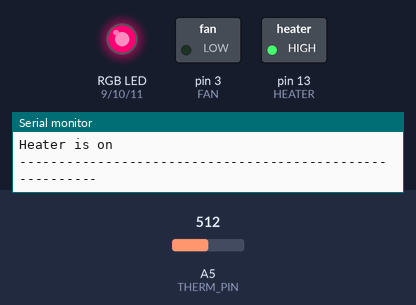
This sketch was run on a simulated Arduino Uno, built with avr-gcc and run on an emulated ATmega328P. Shown: switched loads named in the sketch (green lamp = pin HIGH), an RGB LED mixed from three pins (HIGH = lit), the last lines printed to the serial monitor. The test bench sets the inputs (shaded band); at power-on: A5 (THERM_PIN) = 512.

Above: at 1.9 s.
2.0 s: A5 (THERM_PIN) set to 532
At 4.2 s:
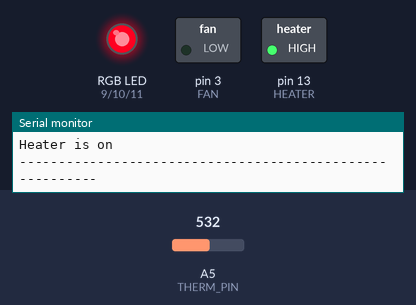
4.5 s: A5 (THERM_PIN) set to 556
At 6.4 s:
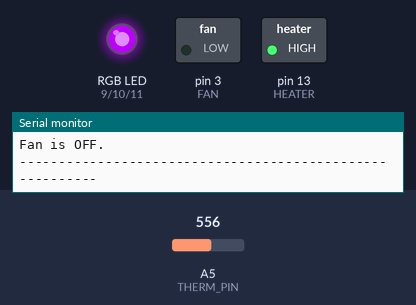
6.8 s: A5 (THERM_PIN) set to 716
At 8.2 s:
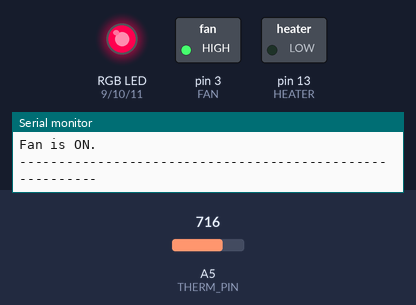
9.1 s: A5 (THERM_PIN) set to 511
At 10.5 s:
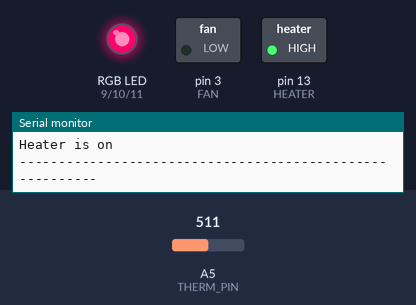
11.4 s: A5 (THERM_PIN) set to 306
At 13.3 s:
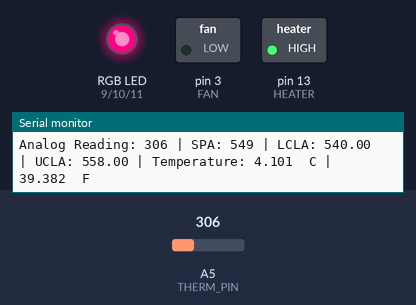
13.6 s: A5 (THERM_PIN) set to 0
At 15.4 s:
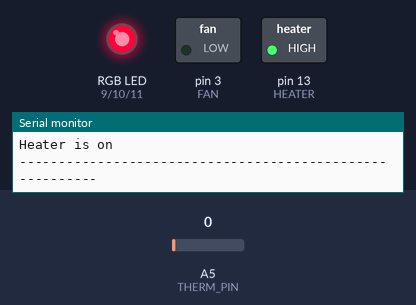
Timing chart, 0 to 16.9 s (numbered marks = the images above; inputs shaded):
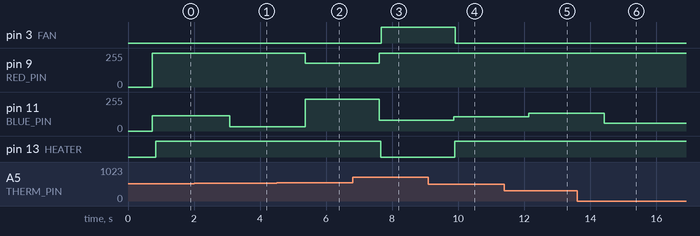

The sketch:

package.json.ino
```cpp
//*** TRYLEN STEPHENS ENGR-121-***


// Define pin connections
const int THERM_PIN = A5;    // Analog pin for thermistor
const int RED_PIN   = 9;     // Digital pin for Red LED (heater on indicator)
const int GREEN_PIN = 10;    // Digital pin for Green LED (heater off indicator)
const int BLUE_PIN  = 11;
const int FAN = 3 ;
const int HEATER = 13;   // Digital pin for Blue LED


//-----------------------------------------------------------------------------


// Setpoint and control parameters
const float setPointTemp = 24.0;
int SetpointA;
float TempC;
int TempA;
float UCLA, LCLA;
float UCLC, LCLC;
const int STD_DEV = 3;
const int lim = 3;

//-----------------------------------------------------------------------------

void setup() {
  Serial.begin(9600);
  delay(500);

  // Calculate setpoint in analog
  SetpointA = 11.9673 * setPointTemp + 261.7856;

  // Calculate the Analog C.L
  UCLA = SetpointA + (lim * STD_DEV);
  LCLA = SetpointA - (lim * STD_DEV);

  // Convert control limits from analog to C
  UCLC = (0.0816 * UCLA) - 20.8683;
  LCLC = (0.0816 * LCLA) - 20.8683;

  // Print setup information
  Serial.println("\n=== TEMPERATURE CONTROL SYSTEM SETUP ===");
  Serial.println(" ");
  Serial.print("Setpoint Temperature: ");
  Serial.print(setPointTemp);
  Serial.println(" C");
  Serial.print("Setpoint Analog Value: ");
  Serial.println(SetpointA);

  Serial.print("Lower Control Limit (Analog): ");
  Serial.println(LCLA);
  Serial.print("Upper Control Limit (Analog): ");
  Serial.println(UCLA);

  Serial.print("Lower Control Limit (C): ");
  Serial.println(LCLC);
  Serial.print("Upper Control Limit (C): ");
  Serial.println(UCLC);
  Serial.println(" ");
  Serial.println("=========================================\n");


  pinMode(RED_PIN, OUTPUT);
  pinMode(GREEN_PIN, OUTPUT);
  pinMode(BLUE_PIN, OUTPUT);
  pinMode(FAN, OUTPUT);
  pinMode(HEATER, OUTPUT);


  digitalWrite(RED_PIN, LOW);
  digitalWrite(GREEN_PIN, LOW);
  digitalWrite(BLUE_PIN, LOW);
}


//----------------------------------------------------------------------


void loop() {

  TempA = analogRead(THERM_PIN);
  // Convert analog reading to C
  TempC = 0.0816 * TempA - 20.8683;
  // Convert C to F
  float temperatureF = (9.0 / 5.0) * TempC + 32.0;

  // Mapping color values to temperature
  int Redmap = map(TempA, LCLA, UCLA, 0, 200);
  int Bluemap = map(TempA, UCLA, LCLA, 255, 100);

  analogWrite(RED_PIN, Redmap);
  analogWrite(BLUE_PIN, Bluemap);

  Serial.print("Analog Reading: ");
  Serial.print(TempA);
  Serial.print(" | SPA: ");
  Serial.print(SetpointA);
  Serial.print(" | LCLA: ");
  Serial.print(LCLA);
  Serial.print(" | UCLA: ");
  Serial.print(UCLA);
  Serial.print(" | Temperature: ");
  Serial.print(TempC, 3);
  Serial.print("  C | ");
  Serial.print(temperatureF, 3);
  Serial.println("  F");

   if (TempA < LCLA) {
    HeaterON();
    FanOFF();
    Serial.println("Heater is on");
  }
  // 2. Between LCLA and UCLA
  else if (TempA >= LCLA && TempA <= UCLA) {
    // If heater is already ON, keep it ON
    if (digitalRead(HEATER) == HIGH) {
      HeaterON();
      FanOFF();
    }
    // Otherwise, if fan is ON, keep fan ON until reaching setpoint
    else if (digitalRead(FAN) == HIGH) {
      if (TempA <= SetpointA) {
        FanOFF();
        HeaterOFF();
      } else {
        FanON();
        HeaterOFF();
      }
    }
    else {
      // In deadband, no change if nothing is running
      HeaterOFF();
      FanOFF();
    }
  }
  // 3. Above UCLA: heater OFF, fan ON
  else if (TempA > UCLA) {
    HeaterOFF();
    FanON();
  }

  Serial.println("---------------------------------------------------------");
  delay(1000);
}


//----------------------------------------------------------------------


void FanON(){

  digitalWrite(FAN, HIGH);
  Serial.println("Fan is ON.");

}

void FanOFF(){

  digitalWrite(FAN, LOW);
  Serial.println("Fan is OFF.");

}

void HeaterON(){
  digitalWrite(HEATER, HIGH);
  Serial.println("Heater is ON");
}

void HeaterOFF(){
  digitalWrite(HEATER, LOW);
  Serial.println("Heater is OFF");
}
```

Measured:
- the behaviour switches between 539 and 540 on A5 (THERM_PIN) (found by bisection; images 1 and 2)
- after the input at 2.0 s, pin 11 (BLUE_PIN): 115/255 → 32/255 after 1.1 s
- after the input at 4.5 s, pin 9 (RED_PIN): 255/255 → 177/255 after 0.86 s; pin 11 (BLUE_PIN): 32/255 → 238/255 after 0.86 s
- after the input at 6.8 s, pin 3 (FAN): LOW → HIGH after 0.86 s; pin 9 (RED_PIN): 177/255 → 255/255 after 0.81 s; pin 11 (BLUE_PIN): 238/255 → 79/255 after 0.81 s; pin 13 (HEATER): HIGH → LOW after 0.85 s
- after the input at 9.1 s, pin 3 (FAN): HIGH → LOW after 0.81 s; pin 11 (BLUE_PIN): 79/255 → 107/255 after 0.76 s; pin 13 (HEATER): LOW → HIGH after 0.80 s
- after the input at 11.4 s, pin 11 (BLUE_PIN): 107/255 → 133/255 after 0.74 s
- after the input at 13.6 s, pin 11 (BLUE_PIN): 133/255 → 58/255 after 0.82 s
